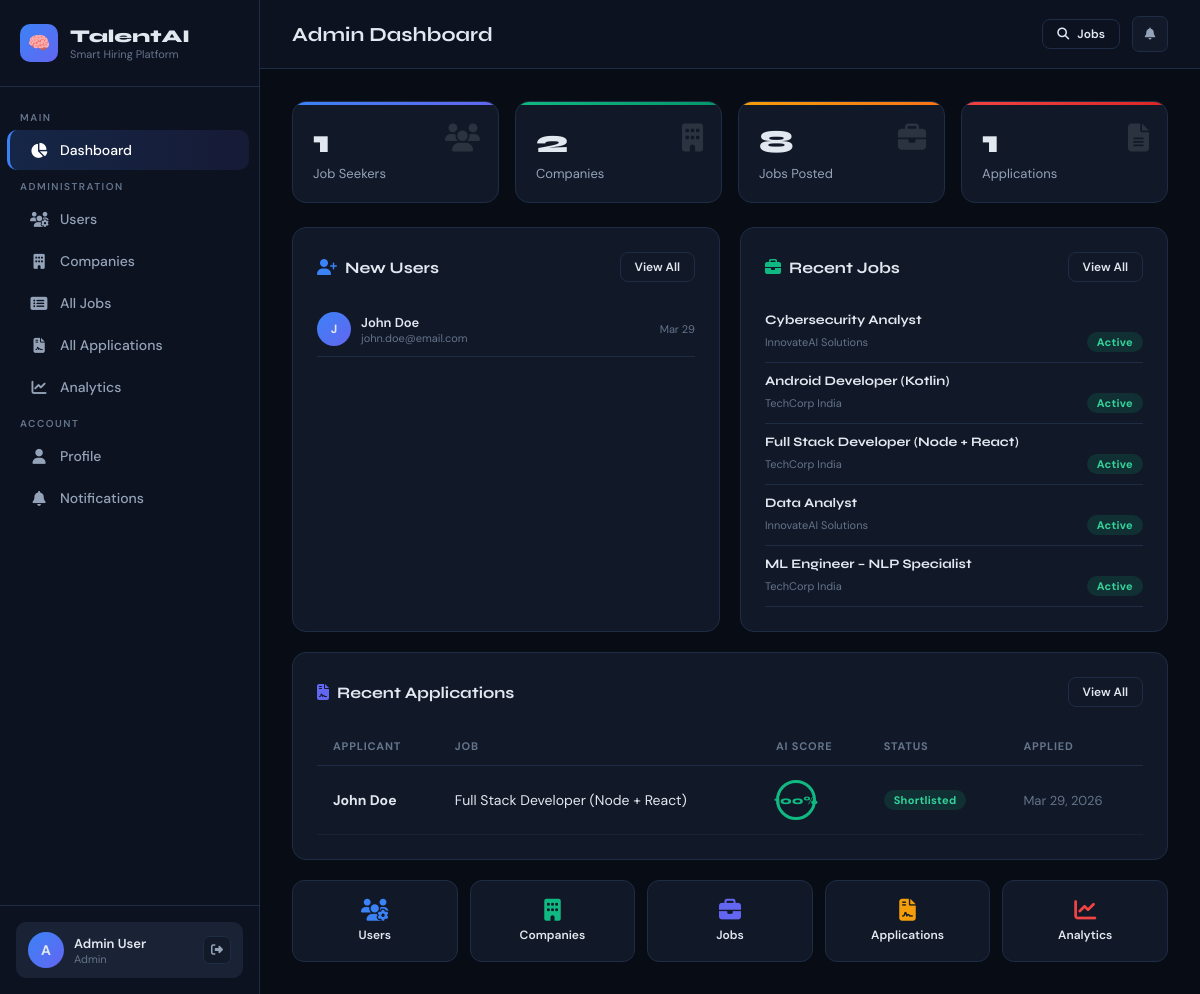
The page /dashboard/ (signed in) on the database its author committed.
### core/models.py (models this page shows, shortened)
class JobPosting(models.Model):
    JOB_TYPE_CHOICES = [
        ('full_time', 'Full Time'),
        ('part_time', 'Part Time'),
        ('contract', 'Contract'),
        ('internship', 'Internship'),
        ('remote', 'Remote'),
        ('hybrid', 'Hybrid'),
    ]
    EXPERIENCE_CHOICES = [
        ('entry', 'Entry Level (0-1 yrs)'),
        ('junior', 'Junior (1-3 yrs)'),
        ('mid', 'Mid Level (3-5 yrs)'),
        ('senior', 'Senior (5-8 yrs)'),
        ('lead', 'Lead / Principal (8+ yrs)'),
    ]
    STATUS_CHOICES = [
        ('draft', 'Draft'),
        ('active', 'Active'),
        ('closed', 'Closed'),
        ('paused', 'Paused'),
    ]
    company = models.ForeignKey(User, on_delete=models.CASCADE, related_name='job_postings')
    title = models.CharField(max_length=200)
    description = models.TextField()
    requirements = models.TextField()
    responsibilities = models.TextField(blank=True)
    skills_required = models.ManyToManyField(Skill, related_name='jobs', blank=True)
    skills_text = models.TextField(blank=True, help_text='Comma-separated skills for NLP matching')
    job_type = models.CharField(max_length=20, choices=JOB_TYPE_CHOICES, default='full_time')
    experience_level = models.CharField(max_length=20, choices=EXPERIENCE_CHOICES, default='mid')
    location = models.CharField(max_length=200)
    salary_min = models.DecimalField(max_digits=12, decimal_places=2, blank=True, null=True)
    salary_max = models.DecimalField(max_digits=12, decimal_places=2, blank=True, null=True)
    status = models.CharField(max_length=20, choices=STATUS_CHOICES, default='active')
    deadline = models.DateField(blank=True, null=True)
    created_at = models.DateTimeField(auto_now_add=True)
    updated_at = models.DateTimeField(auto_now=True)
    views_count = models.IntegerField(default=0)
    class Meta:
        ordering = ['-created_at']

class CompanyProfile(models.Model):
    user = models.OneToOneField(User, on_delete=models.CASCADE, related_name='company_profile')
    company_name = models.CharField(max_length=200)
    industry = models.CharField(max_length=100, blank=True)
    website = models.URLField(blank=True)
    location = models.CharField(max_length=200, blank=True)
    company_size = models.CharField(max_length=50, blank=True)
    description = models.TextField(blank=True)
    logo = models.ImageField(upload_to='company_logos/', blank=True, null=True)
    founded_year = models.IntegerField(blank=True, null=True)
    is_verified = models.BooleanField(default=False)
    created_at = models.DateTimeField(auto_now_add=True)

class JobApplication(models.Model):
    STATUS_CHOICES = [
        ('applied', 'Applied'),
        ('screening', 'AI Screening'),
        ('shortlisted', 'Shortlisted'),
        ('interview', 'Interview'),
        ('offered', 'Offered'),
        ('rejected', 'Rejected'),
        ('withdrawn', 'Withdrawn'),
    ]
    applicant = models.ForeignKey(User, on_delete=models.CASCADE, related_name='applications')
    job = models.ForeignKey(JobPosting, on_delete=models.CASCADE, related_name='applications')
    resume = models.ForeignKey(Resume, on_delete=models.SET_NULL, null=True, related_name='applications')
    cover_letter = models.TextField(blank=True)
    status = models.CharField(max_length=20, choices=STATUS_CHOICES, default='applied')
    ai_score = models.FloatField(default=0)  # 0-100 match score
    ai_feedback = models.TextField(blank=True)
    skill_match_details = models.JSONField(default=dict, blank=True)
    applied_at = models.DateTimeField(auto_now_add=True)
    updated_at = models.DateTimeField(auto_now=True)
    screened_at = models.DateTimeField(blank=True, null=True)
    notes = models.TextField(blank=True)
    class Meta:
        unique_together = ('applicant', 'job')
        ordering = ['-applied_at']

### core/views.py (the view, shortened to what this page needs)
# urls.py: path('dashboard/', views.dashboard, name='dashboard'),
@login_required
def dashboard(request):
    role = get_user_role(request.user)
    ctx = {'role': role}
    if role == 'admin':
        ctx.update({
            'total_users': UserProfile.objects.filter(role='user').count(),
            'total_companies': CompanyProfile.objects.count(),
            'total_jobs': JobPosting.objects.count(),
            'total_apps': JobApplication.objects.count(),
            'recent_users': User.objects.filter(profile__role='user').order_by('-date_joined')[:5],
            'recent_jobs': JobPosting.objects.order_by('-created_at')[:5],
            'recent_apps': JobApplication.objects.order_by('-applied_at')[:8],
            'pending_companies': CompanyProfile.objects.filter(is_verified=False).count(),
        })
        return render(request, 'core/admin/dashboard.html', ctx)

### core/context_processors.py (called while the page is built, shortened)
def notifications_count(request):
    if request.user.is_authenticated:
        count = request.user.notifications.filter(is_read=False).count()
        if request.user.is_superuser:
            role = 'admin'
            role_display = 'Admin'
        return {
            'unread_notifications_count': count,
            'user_role': role,
            'user_role_display': role_display,
        }
    return {
        'unread_notifications_count': 0,
        'user_role': '',
        'user_role_display': '',
    }

### core/views.py (called while the page is built)
def get_user_role(user):
    if user.is_superuser:
        return 'admin'
    profile = getattr(user, 'profile', None)
    return profile.role if profile else 'user'

### core/templates/core/admin/dashboard.html (shortened to what this page needs)
{% extends "core/base.html" %}
{% block page_title %}Admin Dashboard{% endblock %}
{% block content %}
<div class="stats-grid">
  <div class="stat-card blue">
    <div class="stat-value">{{ total_users }}</div>
    <div class="stat-label">Job Seekers</div>
    <div class="stat-icon"><i class="fas fa-users"></i></div>
  </div>
  <div class="stat-card green">
    <div class="stat-value">{{ total_companies }}</div>
    <div class="stat-label">Companies</div>
    <div class="stat-icon"><i class="fas fa-building"></i></div>
  </div>
  <div class="stat-card orange">
    <div class="stat-value">{{ total_jobs }}</div>
    <div class="stat-label">Jobs Posted</div>
    <div class="stat-icon"><i class="fas fa-briefcase"></i></div>
  </div>
  <div class="stat-card red">
    <div class="stat-value">{{ total_apps }}</div>
    <div class="stat-label">Applications</div>
    <div class="stat-icon"><i class="fas fa-file-alt"></i></div>
  </div>
</div>
<div style="display:grid;grid-template-columns:1fr 1fr;gap:20px;margin-top:4px;">
  <div class="card">
    <div class="card-header">
      <div class="card-title"><i class="fas fa-user-plus" style="color:#3b82f6;margin-right:8px;"></i>New Users</div>
      <a href="{% url 'admin_users' %}" class="btn btn-outline btn-sm">View All</a>
    </div>
    {% for user in recent_users %}
    <div style="display:flex;align-items:center;gap:10px;padding:10px 0;border-bottom:1px solid var(--border);">
      <div style="width:34px;height:34px;background:linear-gradient(135deg,#3b82f6,#6366f1);border-radius:50%;display:flex;align-items:center;justify-content:center;font-weight:700;font-size:12px;flex-shrink:0;">
        {{ user.first_name|first|upper|default:user.username|first|upper }}
      </div>
      <div style="flex:1;">
        <div style="font-weight:600;font-size:13px;">{{ user.get_full_name|default:user.username }}</div>
        <div style="font-size:11px;color:var(--text3);">{{ user.email }}</div>
      </div>
      <div style="font-size:11px;color:var(--text3);">{{ user.date_joined|date:"M d" }}</div>
    </div>
    {% empty %}
    <div class="empty-state" style="padding:20px 0;"><p>No users yet.</p></div>
    {% endfor %}
  </div>
  <div class="card">
    <div class="card-header">
      <div class="card-title"><i class="fas fa-briefcase" style="color:#10b981;margin-right:8px;"></i>Recent Jobs</div>
      <a href="{% url 'admin_jobs' %}" class="btn btn-outline btn-sm">View All</a>
    </div>
    {% for job in recent_jobs %}
    <div style="padding:10px 0;border-bottom:1px solid var(--border);">
      <div style="font-family:'Syne',sans-serif;font-weight:700;font-size:13px;">{{ job.title }}</div>
      <div style="display:flex;align-items:center;justify-content:space-between;margin-top:4px;">
        <span style="font-size:11px;color:var(--text3);">{{ job.company.company_profile.company_name|default:job.company.username }}</span>
        <span class="badge {% if job.status == 'active' %}badge-green{% else %}badge-gray{% endif %}">{{ job.get_status_display }}</span>
      </div>
    </div>
    {% empty %}
    <div class="empty-state" style="padding:20px 0;"><p>No jobs yet.</p></div>
    {% endfor %}
  </div>
</div>
<div class="card" style="margin-top:20px;">
  <div class="card-header">
    <div class="card-title"><i class="fas fa-file-contract" style="color:#6366f1;margin-right:8px;"></i>Recent Applications</div>
    <a href="{% url 'admin_applications' %}" class="btn btn-outline btn-sm">View All</a>
  </div>
  <div class="table-wrap">
    <table>
      <thead>
        <tr>
          <th>Applicant</th><th>Job</th><th>AI Score</th><th>Status</th><th>Applied</th>
        </tr>
      </thead>
      <tbody>
        {% for app in recent_apps %}
        <tr>
          <td><strong>{{ app.applicant.get_full_name|default:app.applicant.username }}</strong></td>
          <td>{{ app.job.title }}</td>
          <td>
            <span class="score-ring score-{% if app.ai_score >= 75 %}excellent{% elif app.ai_score >= 50 %}good{% elif app.ai_score >= 25 %}fair{% else %}poor{% endif %}" style="width:40px;height:40px;font-size:11px;">
              {{ app.ai_score|floatformat:0 }}%
            </span>
          </td>
          <td>
            <span class="badge {% if app.status == 'shortlisted' %}badge-green{% elif app.status == 'rejected' %}badge-red{% elif app.status == 'interview' %}badge-blue{% else %}badge-gray{% endif %}">
              {{ app.get_status_display }}
            </span>
          </td>
          <td style="color:var(--text3);font-size:13px;">{{ app.applied_at|date:"M d, Y" }}</td>
        </tr>
        {% empty %}
        <tr><td colspan="5" class="text-center text-muted" style="padding:30px;">No applications yet.</td></tr>
        {% endfor %}
      </tbody>
    </table>
  </div>
</div>
<div style="display:grid;grid-template-columns:repeat(5,1fr);gap:12px;margin-top:20px;">
  <a href="{% url 'admin_users' %}" style="display:block;">
    <div style="background:var(--card);border:1px solid var(--border);border-radius:12px;padding:18px;text-align:center;transition:all 0.2s;" onmouseover="this.style.borderColor='#3b82f6'" onmouseout="this.style.borderColor='var(--border)'">
      <i class="fas fa-users-cog" style="font-size:22px;color:#3b82f6;margin-bottom:6px;display:block;"></i>
      <div style="font-size:12px;font-weight:600;">Users</div>
    </div>
  </a>
  <a href="{% url 'admin_companies' %}" style="display:block;">
    <div style="background:var(--card);border:1px solid var(--border);border-radius:12px;padding:18px;text-align:center;transition:all 0.2s;" onmouseover="this.style.borderColor='#10b981'" onmouseout="this.style.borderColor='var(--border)'">
      <i class="fas fa-building" style="font-size:22px;color:#10b981;margin-bottom:6px;display:block;"></i>
      <div style="font-size:12px;font-weight:600;">Companies</div>
    </div>
  </a>
  <a href="{% url 'admin_jobs' %}" style="display:block;">
    <div style="background:var(--card);border:1px solid var(--border);border-radius:12px;padding:18px;text-align:center;transition:all 0.2s;" onmouseover="this.style.borderColor='#6366f1'" onmouseout="this.style.borderColor='var(--border)'">
      <i class="fas fa-briefcase" style="font-size:22px;color:#6366f1;margin-bottom:6px;display:block;"></i>
      <div style="font-size:12px;font-weight:600;">Jobs</div>
    </div>
  </a>
  <a href="{% url 'admin_applications' %}" style="display:block;">
    <div style="background:var(--card);border:1px solid var(--border);border-radius:12px;padding:18px;text-align:center;transition:all 0.2s;" onmouseover="this.style.borderColor='#f59e0b'" onmouseout="this.style.borderColor='var(--border)'">
      <i class="fas fa-file-contract" style="font-size:22px;color:#f59e0b;margin-bottom:6px;display:block;"></i>
      <div style="font-size:12px;font-weight:600;">Applications</div>
    </div>
  </a>
  <a href="{% url 'admin_analytics' %}" style="display:block;">
    <div style="background:var(--card);border:1px solid var(--border);border-radius:12px;padding:18px;text-align:center;transition:all 0.2s;" onmouseover="this.style.borderColor='#ef4444'" onmouseout="this.style.borderColor='var(--border)'">
      <i class="fas fa-chart-line" style="font-size:22px;color:#ef4444;margin-bottom:6px;display:block;"></i>
      <div style="font-size:12px;font-weight:600;">Analytics</div>
    </div>
  </a>
</div>
{% endblock %}

### core/templates/core/base.html (shortened to what this page needs)
<!DOCTYPE html>
<html lang="en">
<head>
  <link rel="stylesheet" href="https://cdnjs.cloudflare.com/ajax/libs/font-awesome/6.5.0/css/all.min.css">
</head>
<body>
{% if user.is_authenticated %}
<div class="app-layout">
  <aside class="sidebar" id="sidebar">
    <div class="sidebar-logo">
      <div class="logo-icon">🧠</div>
      <div>
        <div class="logo-text">TalentAI</div>
        <div class="logo-sub">Smart Hiring Platform</div>
      </div>
    </div>
    <nav class="sidebar-nav">
      <div class="nav-section-label">Main</div>
      <a href="{% url 'dashboard' %}" class="nav-link {% if request.resolver_match.url_name == 'dashboard' %}active{% endif %}">
        <i class="fas fa-chart-pie"></i> Dashboard
      </a>
      {% if request.user.is_superuser %}
      <div class="nav-section-label">Administration</div>
      <a href="{% url 'admin_users' %}" class="nav-link {% if request.resolver_match.url_name == 'admin_users' %}active{% endif %}">
        <i class="fas fa-users-cog"></i> Users
      </a>
      <a href="{% url 'admin_companies' %}" class="nav-link {% if request.resolver_match.url_name == 'admin_companies' %}active{% endif %}">
        <i class="fas fa-building"></i> Companies
      </a>
      <a href="{% url 'admin_jobs' %}" class="nav-link {% if request.resolver_match.url_name == 'admin_jobs' %}active{% endif %}">
        <i class="fas fa-list-alt"></i> All Jobs
      </a>
      <a href="{% url 'admin_applications' %}" class="nav-link {% if request.resolver_match.url_name == 'admin_applications' %}active{% endif %}">
        <i class="fas fa-file-contract"></i> All Applications
      </a>
      <a href="{% url 'admin_analytics' %}" class="nav-link {% if request.resolver_match.url_name == 'admin_analytics' %}active{% endif %}">
        <i class="fas fa-chart-line"></i> Analytics
      </a>
      {% endif %}
      <div class="nav-section-label">Account</div>
      <a href="{% url 'profile' %}" class="nav-link {% if request.resolver_match.url_name == 'profile' %}active{% endif %}">
        <i class="fas fa-user"></i> Profile
      </a>
      <a href="{% url 'notifications' %}" class="nav-link {% if request.resolver_match.url_name == 'notifications' %}active{% endif %}">
        <i class="fas fa-bell"></i> Notifications
      </a>
    </nav>
    <div class="sidebar-user">
      <div class="user-card">
        <div class="user-avatar">{{ request.user.first_name|first|upper|default:request.user.username|first|upper }}</div>
        <div>
          <div class="user-name">{{ request.user.get_full_name|default:request.user.username }}</div>
          <div class="user-role">{{ user_role_display|default:"Admin" }}</div>
        </div>
        <div class="user-actions">
          <a href="{% url 'logout' %}" class="icon-btn" title="Logout"><i class="fas fa-sign-out-alt"></i></a>
        </div>
      </div>
    </div>
  </aside>
  <main class="main-content">
    <div class="topbar">
      <div class="d-flex gap-3">
        <span class="topbar-title">{% block page_title %}Dashboard{% endblock %}</span>
      </div>
      <div class="topbar-right">
        <a href="{% url 'job_list' %}" class="btn btn-outline btn-sm"><i class="fas fa-search"></i> Jobs</a>
        <a href="{% url 'notifications' %}" class="icon-btn" style="width:36px;height:36px;">
          <i class="fas fa-bell"></i>
        </a>
      </div>
    </div>
    <div class="page-body">
      {% block content %}{% endblock %}
    </div>
  </main>
</div>
{% else %}
  {% block public_content %}{% endblock %}
{% endif %}
</body>
</html>

### rows shown on the page
JobPosting: title "Cybersecurity Analyst", company.company_profile.company_name "InnovateAI Solutions", status "Active"
JobPosting: title "Android Developer (Kotlin)", company.company_profile.company_name "TechCorp India", status "Active"
JobPosting: title "Full Stack Developer (Node + React)", company.company_profile.company_name "TechCorp India", status "Active"
JobPosting: title "Data Analyst", company.company_profile.company_name "InnovateAI Solutions", status "Active"
JobPosting: title "ML Engineer – NLP Specialist", company.company_profile.company_name "TechCorp India", status "Active"
JobApplication: applicant.get_full_name "John Doe", job "Full Stack Developer (Node + React)", ai_score "100", status "Shortlisted", applied_at "Mar 29, 2026"

### other values the page prints
{{ request.user.get_full_name|default:request.user.username }} "Admin User"
{{ user_role_display|default:"Admin" }} "Admin"
{{ total_users }} "1"
{{ total_companies }} "2"
{{ total_jobs }} "8"
{{ total_apps }} "1"
{{ user.first_name|first|upper|default:user.username|first|upper }} "J"
{{ user.get_full_name|default:user.username }} "John Doe"
{{ user.email }} "john.doe@email.com"
{{ user.date_joined|date:"M d" }} "Mar 29"
